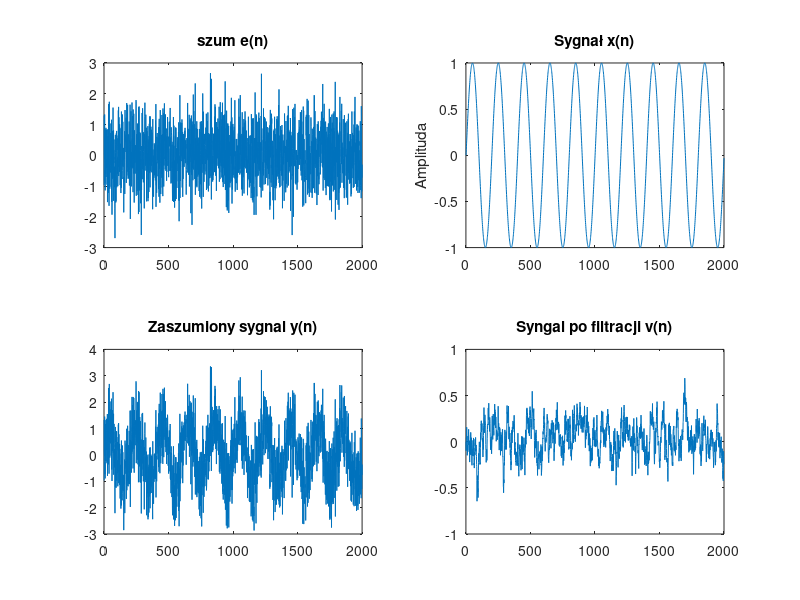
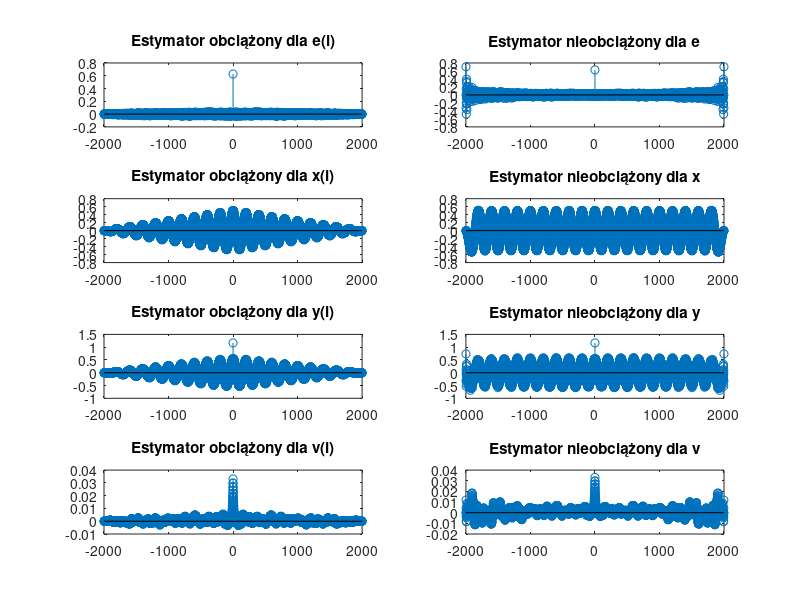
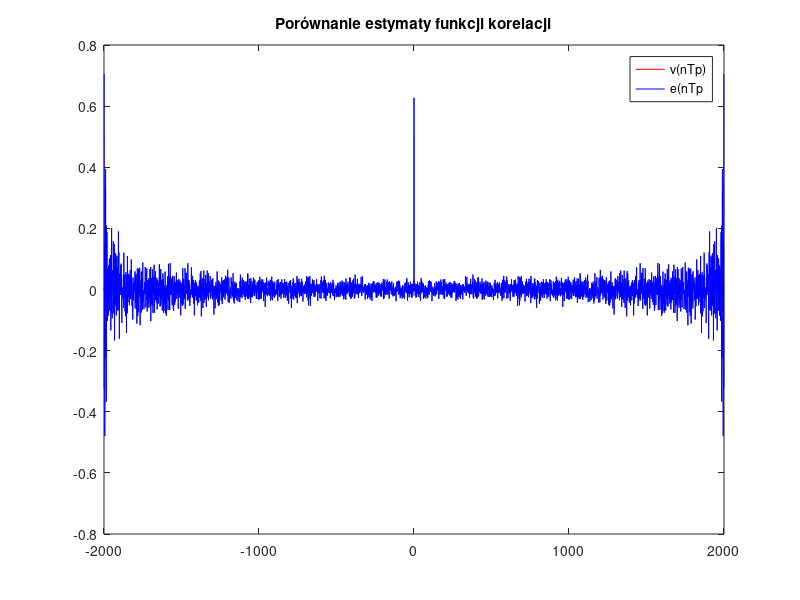
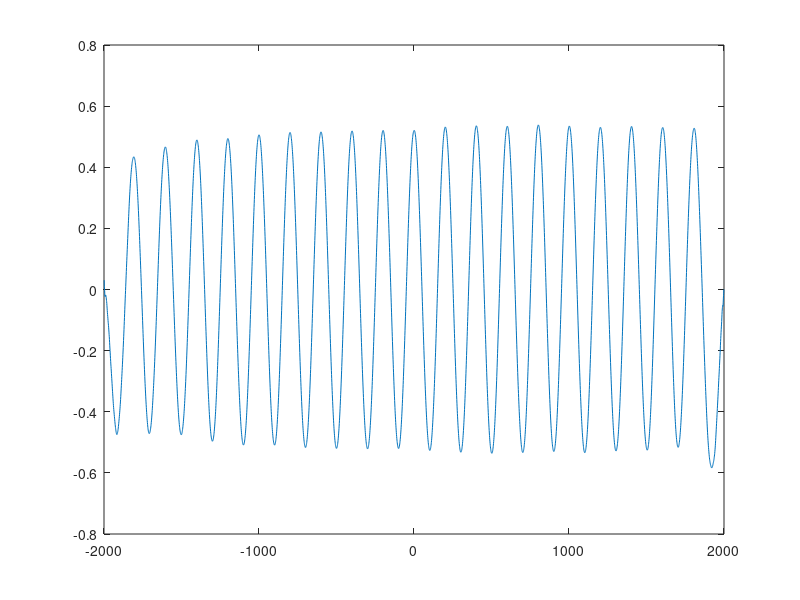

These charts were generated, in order, by the following MATLAB code:
%LAB 1_3
clear all; close all;

%Zmienne
std = sqrt(0.64);
Tp = 0.001;
N = 2000;
H = tf([0.1], [1 -0.9], Tp);
tn = [0:N-1]*Tp;

%"Definicja sygnałów
e = std*randn(1, N);
x = sin(2*pi * 5*tn);
y = sin(2*pi * 5*tn) + e;
v = lsim(H, e, tn);

%% KROPKA 1 - wykresy
%Plot
figure
subplot(2,2,1);
plot(e);
title('szum e(n)');

subplot(2,2,2);
plot(x);
title('Sygnał x(n)');
ylabel('Amplituda');


subplot(2,2,3);
plot(y);
title('Zaszumiony sygnal y(n)');

subplot(2,2,4);
plot(v);
title('Syngal po filtracji v(n)');

%% KROPKA 2
%"OBLICZANIE estymatora funkcji autokorelacji - Ocena stopnia korelacji między kolejnymi próbkami w sygnale 
ac_e = xcorr(e, 'unbiased');
ac_x = xcorr(x, 'unbiased');
ac_y = xcorr(y, 'unbiased');
ac_v = xcorr(v, 'unbiased');

%% KROPKA 3
%"Własność W1 - symetria względem przesunięcia zerowego 
%%Estymator obciążony dla całego zakresu 
aco_e = xcorr(e, 'biased');
aco_x = xcorr(x, 'biased');
aco_y = xcorr(y, 'biased');
aco_v = xcorr(v, 'biased');

%%dla i [-(N-1); N-1]
i_val = -(N-1):(N-1);

%ODP:
%%*Estymator funkcji dla każdego z sygnałów jest symetryczny względem 0, co
%potwierdza własność W1.
%%*Spełniona jest własność W2, tzn. wartość sygnału w próbce i = 0 jest
%największa
%%*Spełniona jest własność W3, tzn. wartość estymatora szumu e w próbce i=0
%równa jest wariancji szumu, wartości estymatora funkcji poza argumentem=0
% są zbliżone od 0

%% KROPKA 4
%"RÓŻNICA w przebiegu funkcji autokorelacji przy zastosowaniu estymatora
%obciążonego i nieobciążonego 
figure 
subplot(4, 2, 1);
stem(i_val, aco_e);
title('Estymator obciążony dla e(i)')

subplot(4, 2, 2)
stem(i_val, ac_e);
title('Estymator nieobciążony dla e')

subplot(4, 2, 3);
stem(i_val, aco_x);
title('Estymator obciążony dla x(i)')

subplot(4, 2, 4)
stem(i_val, ac_x);
title('Estymator nieobciążony dla x')

subplot(4, 2, 5);
stem(i_val, aco_y);
title('Estymator obciążony dla y(i)')

subplot(4, 2, 6)
stem(i_val, ac_y);
title('Estymator nieobciążony dla y')

subplot(4, 2, 7);
stem(i_val, aco_v);
title('Estymator obciążony dla v(i)')

subplot(4, 2, 8)
stem(i_val, ac_v);
title('Estymator nieobciążony dla v')
%%ODP: *Estymator nieobciążony daje większe wartości korelacji dla dużych
%przesunięć i

%% KROPKA 5
%"ESTYMATA funkcji autokorelacji sygnału v i e
figure;
plot(i_val, ac_v, 'r');
hold on;
plot(i_val, ac_e, 'b');
hold off;
title('Porównanie estymaty funkcji korelacji')
legend('v(nTp)', 'e(nTp');
%%ODP: Oba estymatory wykazują wzrost wartości wokół tych samych próbek
%%czasu, co świadczy o ich skorelowaniu.w

%% KROPKA 6
%Obliczenie i wykreślenie estymatora funkcji korelacji wzajemnej sygnałów
%y(nTp) i x(nTp).
y_x_corr = xcorr(y, x, 'unbiased');
figure;
plot(i_val, y_x_corr);




